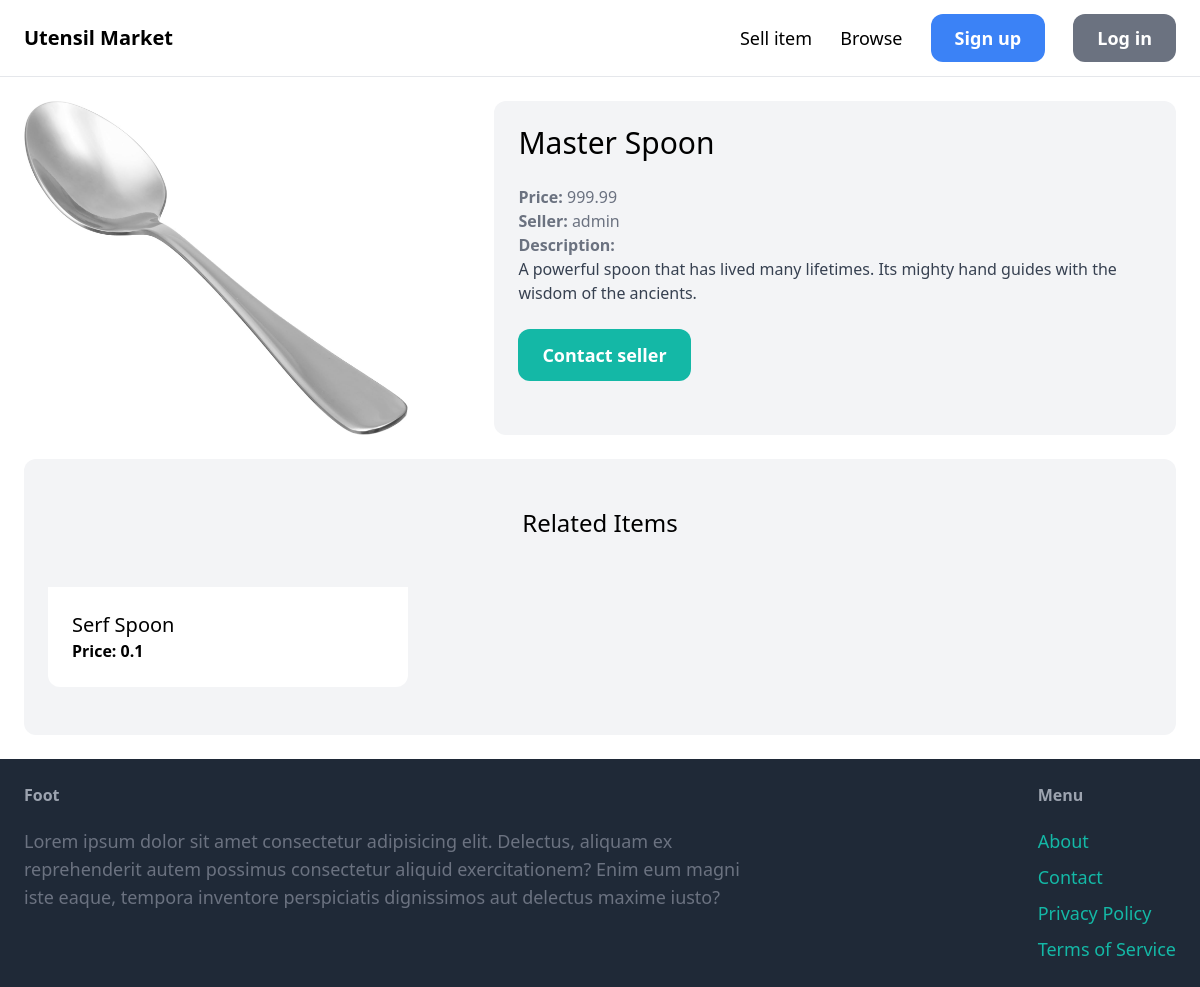
The app's page /items/1/, older data.
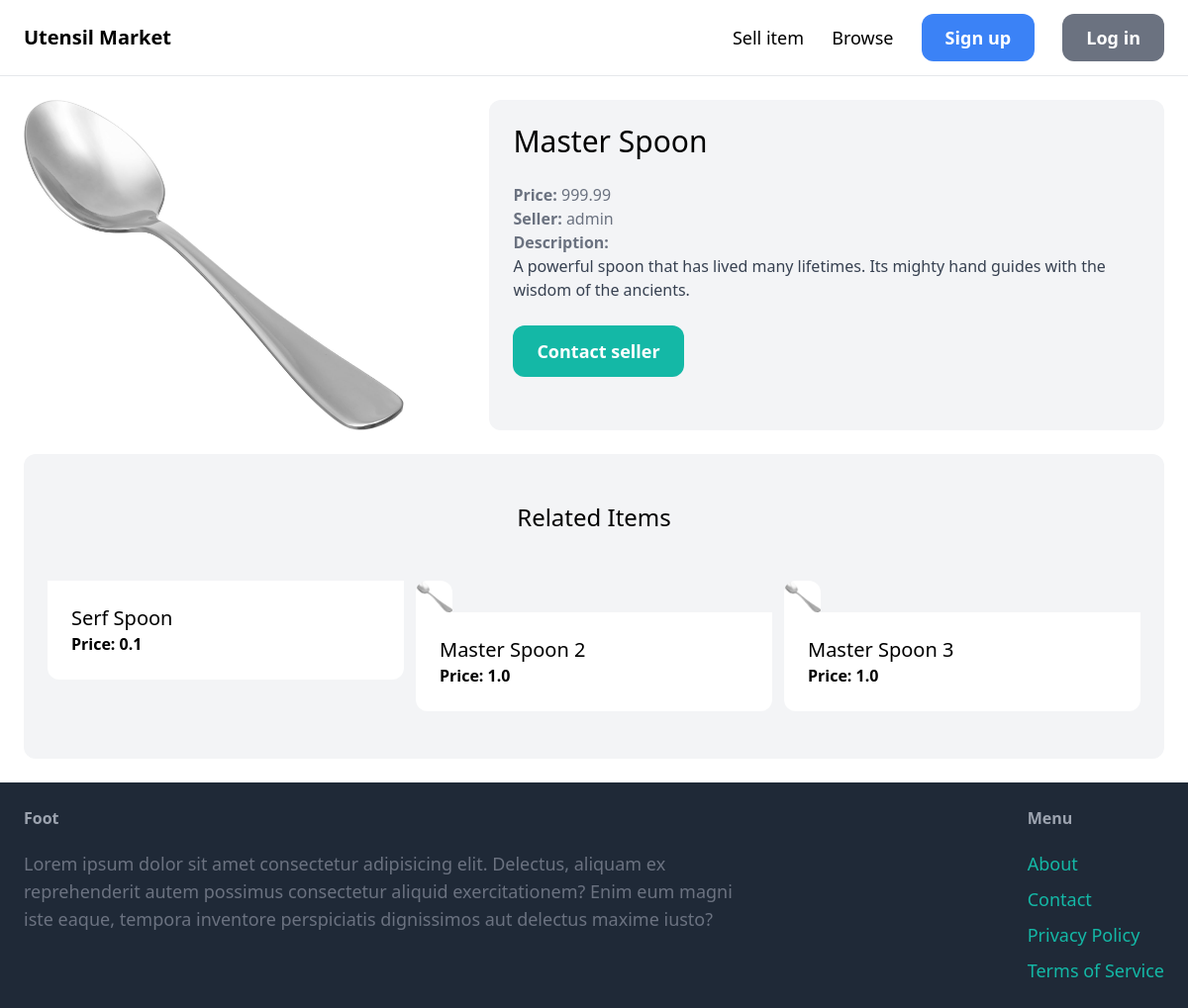
The same page, newer data.
### item/models.py (models this page shows, shortened)
class Item(models.Model):
    category = models.ForeignKey(Category, related_name='items', on_delete=models.CASCADE)
    name = models.CharField(max_length=255)
    description = models.TextField(blank=True, null=True)
    price = models.FloatField()
    image = models.ImageField(upload_to='item_images', blank=True, null=True)
    is_sold = models.BooleanField(default=False)
    created_by = models.ForeignKey(User, related_name='items', on_delete=models.CASCADE)
    created_at = models.DateTimeField(auto_now_add=True)

### item/views.py (the view)
# urls.py: path('<int:pk>/', views.detail, name='detail'),
def detail(request, pk):
    item = get_object_or_404(Item, pk=pk)
    related_items = Item.objects.filter(category=item.category, is_sold=False).exclude(pk=pk)[0:3]
    return render(request, 'item/detail.html', {
        'item': item,
        'related_items': related_items
    })

### item/templates/item/detail.html (shortened to what this page needs)
{% extends 'core/base.html' %}
{% block stuff %}
<div class="grid grid-cols-5 gap-6">
    <div class="col-span-2">
        <img src="{{ item.image.url }}" class="rounded-xl max-w-sm max-h-96">
    </div>
    <div class="col-span-3 p-6 bg-gray-100 rounded-xl">
        <h1 class="mb-6 text-3xl">{{ item.name }}</h1>
        <p class="text-gray-500"><strong>Price: </strong>{{ item.price }}</p>
        <p class="text-gray-500"><strong>Seller: </strong>{{ item.created_by.username }}</p>
        {% if item.description %}
            <p class="text-gray-700">
                <strong class="text-gray-500">Description:</strong><br>
                {{ item.description }}
            </p>
        {% endif %}
        {% if request.user == item.created_by %}
            <div class="mt-6 p-6 bg-white rounded-xl">
                <p>This is your item.</p>
                <a href="{% url 'item:edit' item.id %}" class="inline-block mt-6 px-6 py-3 text-lg font-semibold bg-teal-500 text-white rounded-xl">Edit</a>
                <a href="{% url 'item:delete' item.id %}" class="inline-block mt-6 px-6 py-3 text-lg font-semibold bg-red-500 text-white rounded-xl">Delete</a>
            </div>
        {% else %}
            <a href="{% url 'conversation:new' item.id %}" class="inline-block mt-6 px-6 py-3 text-lg font-semibold bg-teal-500 text-white rounded-xl hover:bg-teal-700">Contact seller</a>
        {% endif %}
    </div>
</div>
<div class="mt-6 px-6 py-12 bg-gray-100 rounded-xl">
    <h2 class="mb-12 text-2xl text-center">Related Items</h2>
    <div class="grid grid-cols-3 gap-3">
        {% for item in related_items %}
            <div class="max-w-sm max-h-96">
                <a href="{% url 'item:detail' item.id %}">
                    <div >
                        <img src="{{ item.image.url }}" class="rounded-t-xl max-w-sm max-h-8" alt="">
                    </div>
                    <div class="p-6 bg-white rounded-b-xl">
                        <h2 class="text-xl text-black">{{ item.name }}</h2>
                        <p class="text-black font-bold"> Price: {{ item.price }}</p>
                    </div>
                </a>
            </div>
        {% endfor %}
    </div>
</div>
{% endblock %}

Row changes from the older to the newer data that the page shows:
added Item: image (picture), name "Master Spoon 2", price "1.0"
added Item: image (picture), name "Master Spoon 3", price "1.0"
